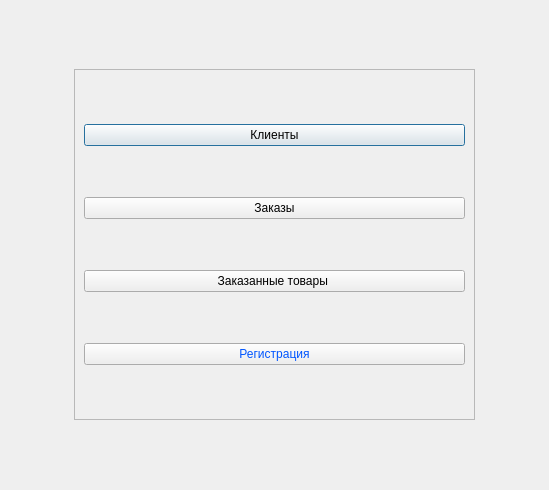
<?xml version="1.0" encoding="UTF-8"?>
<ui version="4.0">
 <class>Sales_Manager</class>
 <widget class="QDialog" name="Sales_Manager">
  <property name="geometry">
   <rect>
    <x>0</x>
    <y>0</y>
    <width>549</width>
    <height>490</height>
   </rect>
  </property>
  <property name="windowTitle">
   <string>Dialog</string>
  </property>
  <layout class="QGridLayout" name="gridLayout_2">
   <item row="0" column="0">
    <widget class="QFrame" name="frame">
     <property name="minimumSize">
      <size>
       <width>401</width>
       <height>351</height>
      </size>
     </property>
     <property name="maximumSize">
      <size>
       <width>401</width>
       <height>351</height>
      </size>
     </property>
     <property name="frameShape">
      <enum>QFrame::StyledPanel</enum>
     </property>
     <property name="frameShadow">
      <enum>QFrame::Raised</enum>
     </property>
     <layout class="QGridLayout" name="gridLayout">
      <item row="0" column="0">
       <widget class="QPushButton" name="btnClient">
        <property name="text">
         <string>Клиенты</string>
        </property>
       </widget>
      </item>
      <item row="1" column="0">
       <widget class="QPushButton" name="btnOrder">
        <property name="text">
         <string>Заказы</string>
        </property>
       </widget>
      </item>
      <item row="2" column="0">
       <widget class="QPushButton" name="btnOrder_product">
        <property name="text">
         <string>Заказанные товары </string>
        </property>
       </widget>
      </item>
      <item row="3" column="0">
       <widget class="QPushButton" name="btnAuthorization">
        <property name="styleSheet">
         <string notr="true">color: rgb(0, 85, 255);</string>
        </property>
        <property name="text">
         <string>Регистрация</string>
        </property>
       </widget>
      </item>
     </layout>
    </widget>
   </item>
  </layout>
 </widget>
 <resources/>
 <connections/>
</ui>
